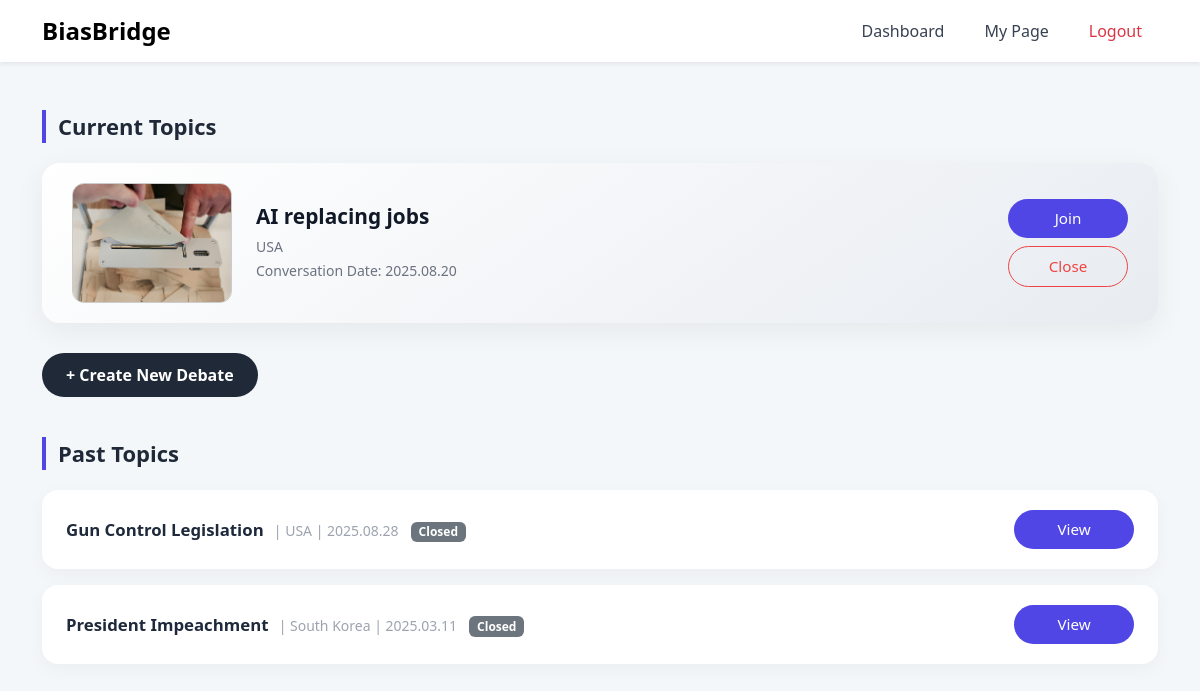
/dashboard (signed in), run on the app's committed database.
### tables this page shows
CREATE TABLE debates (
                id INTEGER PRIMARY KEY AUTOINCREMENT,
                topic TEXT NOT NULL,
                country TEXT,
                date TEXT,
                is_active INTEGER DEFAULT 1
            , image TEXT, central_view TEXT, search_keywords TEXT);

### app.py (the view)
@app.route('/dashboard')
def dashboard():
    if 'user_id' not in session:
        return redirect(url_for('login'))
    with sqlite3.connect(DB_PATH) as conn:
        cursor = conn.cursor()
        cursor.execute(
            "SELECT id, topic, country, date, is_active, image FROM debates WHERE is_active = 1 ORDER BY date DESC")
        current_debates = cursor.fetchall()
        cursor.execute(
            "SELECT id, topic, country, date, is_active, image FROM debates WHERE is_active = 0 ORDER BY date DESC")
        past_debates = cursor.fetchall()
    return render_template('dashboard.html',
                           username=session['username'],
                           is_admin=is_admin(),
                           current_debates=current_debates,
                           past_debates=past_debates)

### app.py (called while the page is built)
def is_admin():
    return session.get('username') == 'test@test.com'

### templates/dashboard.html (shortened to what this page needs)
<!DOCTYPE html>
<html lang="en">
<head>
  <link href="https://cdn.jsdelivr.net/npm/bootstrap@5.3.3/dist/css/bootstrap.min.css" rel="stylesheet">
</head>
<body>
  {% include 'nav.html' %}
  <div class="container mt-md-5">
    <div class="section-title">Current Topics</div>
    {% if current_debates %}
{% for id, topic, country, date, is_active, image in current_debates %}
        <div class="topic-card">
<img src="{{ url_for('static', filename='debate_images/' + (image if image else 'login_bg.jpg')) }}"
     onerror="this.onerror=null; this.src='{{ url_for('static', filename='images/login_bg.jpg') }}';"
     alt="Topic Image">
          <div class="topic-details">
            <h5>{{ topic }}</h5>
            <small>{{ country }}<br>Conversation Date: {{ date }}</small>
          </div>
          <div class="admin-controls">
            <form action="{{ url_for('debate', debate_id=id) }}" method="GET">
              <button class="topic-button">Join</button>
            </form>
            {% if is_admin and is_active %}
              <form action="{{ url_for('close_debate', debate_id=id) }}" method="post">
                <button class="close-button">Close</button>
              </form>
            {% endif %}
          </div>
        </div>
      {% endfor %}
    {% else %}
      <p class="text-muted">No active debates at the moment.</p>
    {% endif %}
    {% if is_admin %}
      <div class="mb-4">
        <a href="{{ url_for('create_debate') }}" class="btn btn-dark">+ Create New Debate</a>
      </div>
    {% endif %}
    <div class="section-title">Past Topics</div>
{% for id, topic, country, date, is_active, image in past_debates %}
      <div class="past-topic">
        <div>
          <span class="past-topic-title">{{ topic }}</span>
          <small>| {{ country }} | {{ date }}</small>
          {% if is_active %}
            <span class="badge bg-success badge-status">Open</span>
          {% else %}
            <span class="badge bg-secondary badge-status">Closed</span>
          {% endif %}
        </div>
        <div class="admin-controls">
          <form action="{{ url_for('view_debate', debate_id=id) }}" method="get">
            <button class="view-button">View</button>
          </form>
        </div>
      </div>
    {% endfor %}
  </div>
</body>
</html>

### templates/dashboard.html (style rules this page uses)
body { background-color: #f4f7fa; font-family: 'Segoe UI', sans-serif; }
.section-title { font-size: 22px; font-weight: 700; margin: 40px 0 20px; color: #1f2937; border-left: 4px solid #4f46e5; padding-left: 12px; }
.topic-card { display: flex; align-items: center; background: linear-gradient(145deg, #ffffff, #e8ecf1); border-radius: 18px; padding: 20px 30px; margin-bottom: 30px; box-shadow: 0 8px 30px rgba(0,0,0,0.06); transition: transform 0.2s; }
.topic-card img { width: 160px; height: 120px; object-fit: cover; border-radius: 12px; margin-right: 24px; border: 1px solid #ccc; }
.topic-details { flex-grow: 1; }
.topic-details h5 { font-weight: 700; font-size: 1.3rem; margin-bottom: 6px; color: #111827; }
.topic-details small { color: #6b7280; }
.topic-button, .view-button { border: none; border-radius: 30px; padding: 8px 24px; background: #4f46e5; color: white; font-weight: 500; transition: 0.25s ease-in-out; }
.close-button { border: 1px solid #ef4444; color: #ef4444; border-radius: 30px; padding: 8px 24px; background: transparent; transition: 0.25s ease-in-out; }
.admin-controls { display: flex; flex-direction: column; gap: 8px; }
.past-topic { display: flex; justify-content: space-between; align-items: center; border-radius: 16px; padding: 20px 24px; margin-bottom: 16px; background: #ffffff; box-shadow: 0 5px 18px rgba(0, 0, 0, 0.04); }
.past-topic-title { font-weight: 600; font-size: 1.05rem; color: #1e293b; }
.past-topic small { color: #9ca3af; margin-left: 6px; }
.badge-status { font-size: 12px; margin-left: 8px; }
.btn-dark { background-color: #1f2937; border: none; padding: 10px 24px; border-radius: 30px; font-weight: 600; }
.topic-button, .view-button, .close-button { min-width: 120px; padding: 8px 24px; font-size: 0.95rem; text-align: center; }

### data on the page
debates: topic "AI replacing jobs", country "USA", date "2025.08.20"
debates: topic "Gun Control Legislation", country "USA", date "2025.08.28", is_active "Closed"
debates: topic "President Impeachment", country "South Korea", date "2025.03.11", is_active "Closed"
